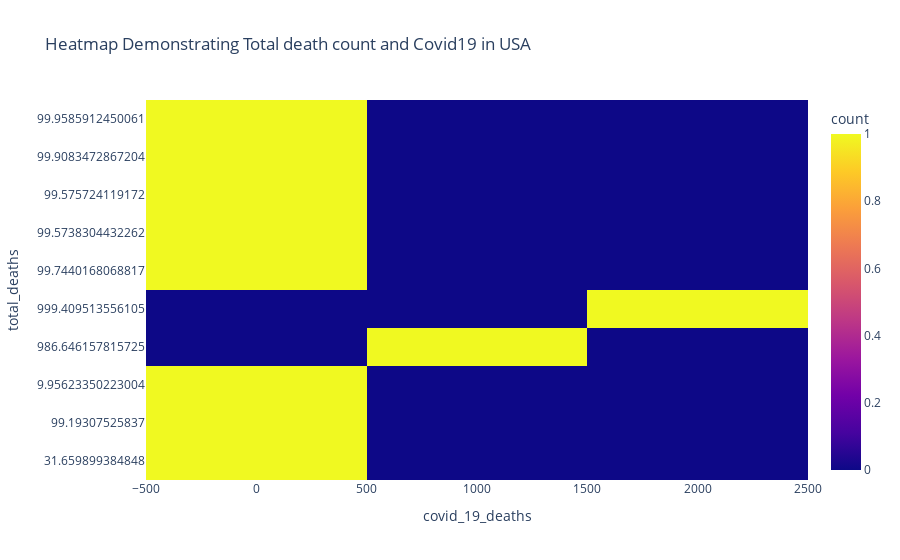

Notebook cell for this chart:
### Code cell
## creating a heat map shping Death and Total deaths

import plotly.express as px
fig = px.density_heatmap(Death_updated, x="covid_19_deaths", y="total_deaths",
      title="Heatmap Demonstrating Total death count and Covid19 in USA ")
fig.show()

### Figure 1 — Plotly figure (JSON) as saved in the notebook; plotly's stock layout.template omitted (floating-point values rounded to 4 significant figures)
{"data": [{"coloraxis": "coloraxis", "hovertemplate": "covid_19_deaths=%{x}<br>total_deaths=%{y}<br>count=%{z}<extra></extra>", "name": "", "type": "histogram2d", "x": [9.925, 43.59, 23.34, 611.5, 1919.0, 62.58, 250.0, 63.3, 33.86, 303.9], "xaxis": "x", "xbingroup": "x", "y": ["31.659899384848", "99.19307525837", "9.95623350223004", "986.646157815725", "999.409513556105", "99.7440168068817", "99.5738304432262", "99.575724119172", "99.9083472867204", "99.9585912450061"], "yaxis": "y", "ybingroup": "y"}], "layout": {"coloraxis": {"colorbar": {"title": {"text": "count"}}, "colorscale": [[0, "#0d0887"], [0.1111, "#46039f"], [0.2222, "#7201a8"], [0.3333, "#9c179e"], [0.4444, "#bd3786"], [0.5556, "#d8576b"], [0.6667, "#ed7953"], [0.7778, "#fb9f3a"], [0.8889, "#fdca26"], [1, "#f0f921"]]}, "legend": {"tracegroupgap": 0}, "title": {"text": "Heatmap Demonstrating Total death count and Covid19 in USA "}, "xaxis": {"anchor": "y", "domain": [0, 1], "title": {"text": "covid_19_deaths"}}, "yaxis": {"anchor": "x", "domain": [0, 1], "title": {"text": "total_deaths"}}}}
